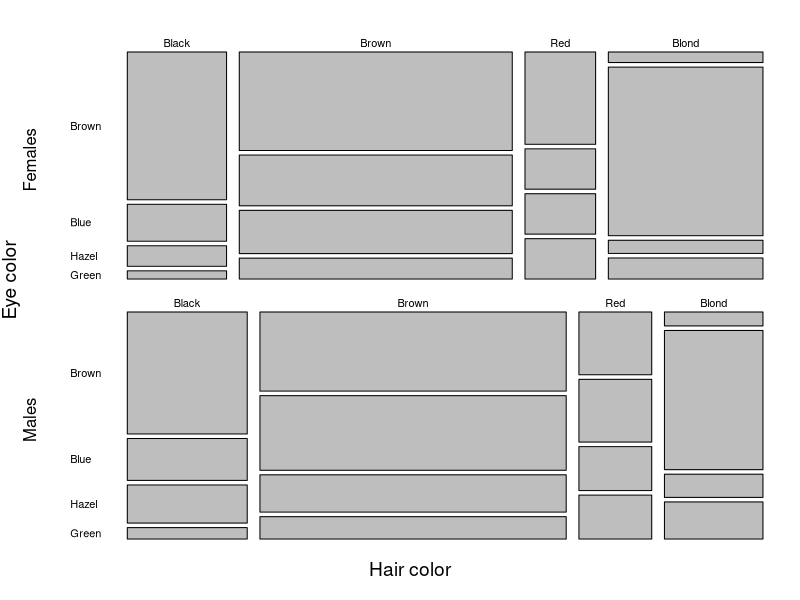

Write the R code that produced this figure.
## ---- chunk 1
rm(list=ls()) # clean up
library(knitr)
gr <- (1+sqrt(5))/2 # golden ratio, for figures
opts_chunk$set(comment="  ",
               collapse=TRUE, 
               #echo=FALSE,
               fig.asp=1/gr,
               dev="png"
               )
options(digits=3)
## ---- chunk 2
par(mfrow=c(2, 1), oma=c(2,1,0,0))

## upper panel
par(mar=c(0,2,2,0))
mosaicplot(HairEyeColor[ , ,"Female"], las=1,
           main="", ylab="Females", xlab="")

## lower panel
par(mar=c(1,2,1,0))
mosaicplot(HairEyeColor[ , ,  "Male"], las=1, 
           main="", ylab="Males", xlab="")

## axis labels
mtext("Hair color", side=1, line=0, outer=TRUE, cex=1.15)
mtext("Eye color" , side=2, line=0, outer=TRUE, cex=1.15)
## ---- chunk 3
# dimnames(HairEyeColor)
tb <- HairEyeColor[ , , "Male"]
em <- apply(tb, MARGIN="Eye", FUN=sum)
em <- em/sum(em)*100
